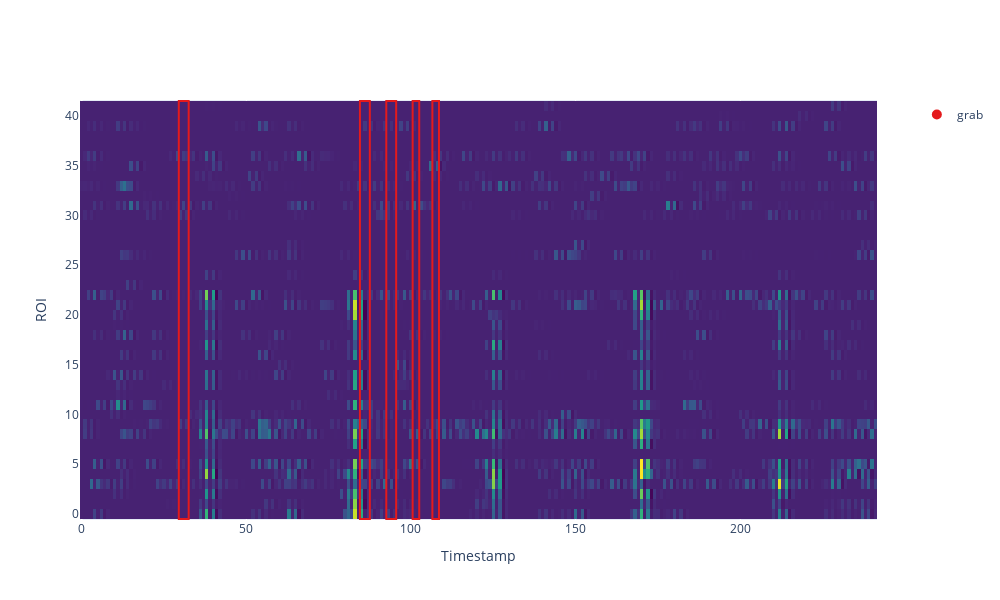

Notebook code for this chart:
### Code cell
show_data(yi_hat,trial)

### Figure 1 — Plotly figure (JSON) as saved in the notebook; plotly's stock layout.template omitted (floating-point values rounded to 4 significant figures; data arrays with more than 128 entries replaced by an {"elided": "..."} marker saying what was removed)
{"data": [{"colorscale": [[0, "#440154"], [0.1111, "#482878"], [0.2222, "#3e4989"], [0.3333, "#31688e"], [0.4444, "#26828e"], [0.5556, "#1f9e89"], [0.6667, "#35b779"], [0.7778, "#6ece58"], [0.8889, "#b5de2b"], [1, "#fde725"]], "name": "Heatmap", "showscale": false, "type": "heatmap", "z": {"elided": "42x242 float values"}, "zmax": 0.976, "zmin": -0.1014}, {"marker": {"color": "rgb(228,26,28)", "size": 10}, "mode": "markers", "name": "grab", "showlegend": true, "type": "scatter", "x": [null], "y": [null]}], "layout": {"height": 600, "legend": {"x": 1.05, "y": 1}, "shapes": [{"fillcolor": "rgba(0, 0, 0, 0)", "line": {"color": "rgb(228,26,28)", "width": 2}, "name": "grab", "type": "rect", "x0": 29.5, "x1": 32.5, "y0": -0.5, "y1": 41.5}, {"fillcolor": "rgba(0, 0, 0, 0)", "line": {"color": "rgb(228,26,28)", "width": 2}, "name": "grab", "type": "rect", "x0": 84.5, "x1": 87.5, "y0": -0.5, "y1": 41.5}, {"fillcolor": "rgba(0, 0, 0, 0)", "line": {"color": "rgb(228,26,28)", "width": 2}, "name": "grab", "type": "rect", "x0": 92.5, "x1": 95.5, "y0": -0.5, "y1": 41.5}, {"fillcolor": "rgba(0, 0, 0, 0)", "line": {"color": "rgb(228,26,28)", "width": 2}, "name": "grab", "type": "rect", "x0": 100.5, "x1": 102.5, "y0": -0.5, "y1": 41.5}, {"fillcolor": "rgba(0, 0, 0, 0)", "line": {"color": "rgb(228,26,28)", "width": 2}, "name": "grab", "type": "rect", "x0": 106.5, "x1": 108.5, "y0": -0.5, "y1": 41.5}], "width": 1000, "xaxis": {"autorange": true, "range": [-0.5, 241.5], "title": {"text": "Timestamp"}}, "yaxis": {"autorange": true, "range": [-0.6005, 41.6], "title": {"text": "ROI"}}}}
